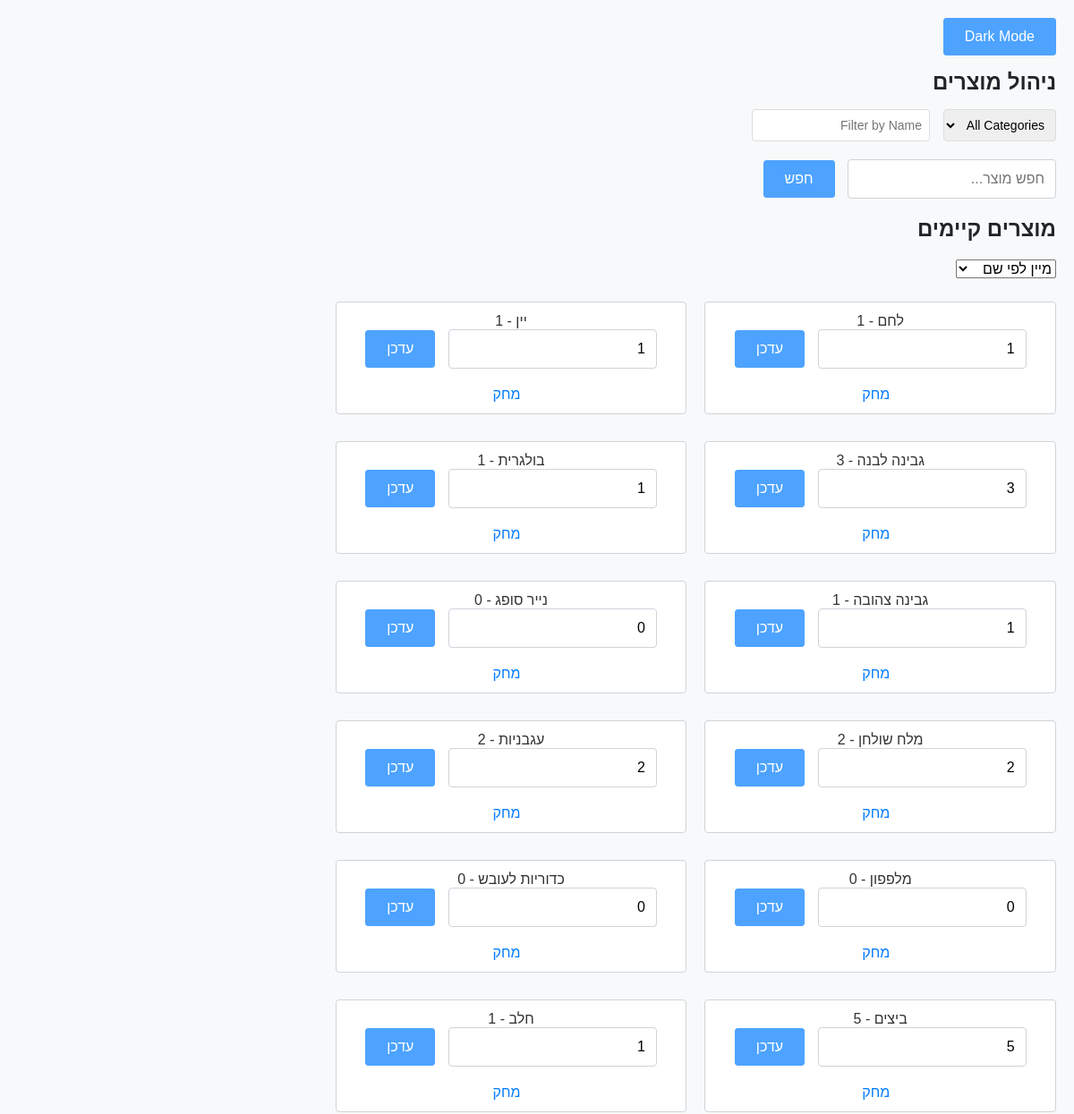
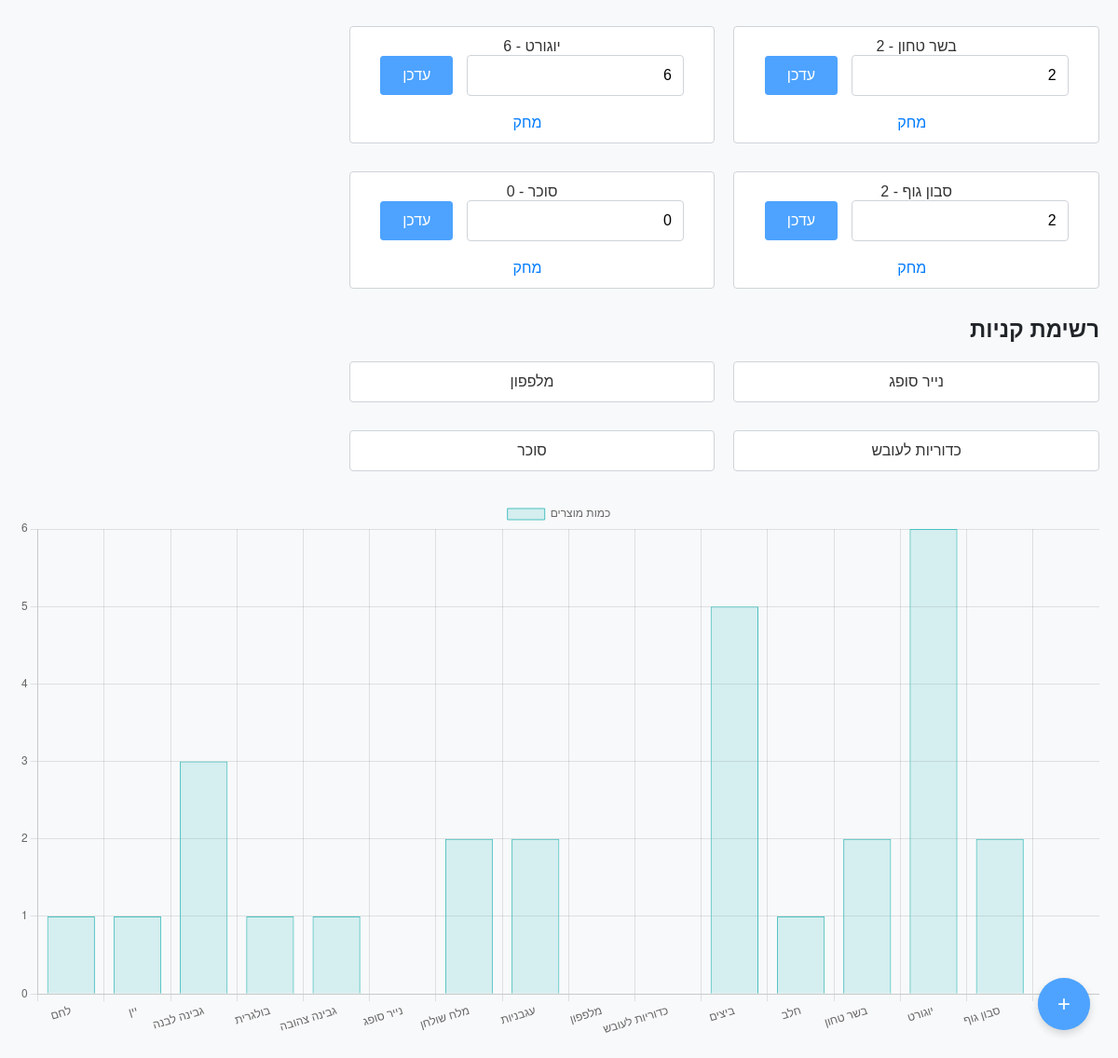
Before: / with the older database file (2 pictures, top to bottom).
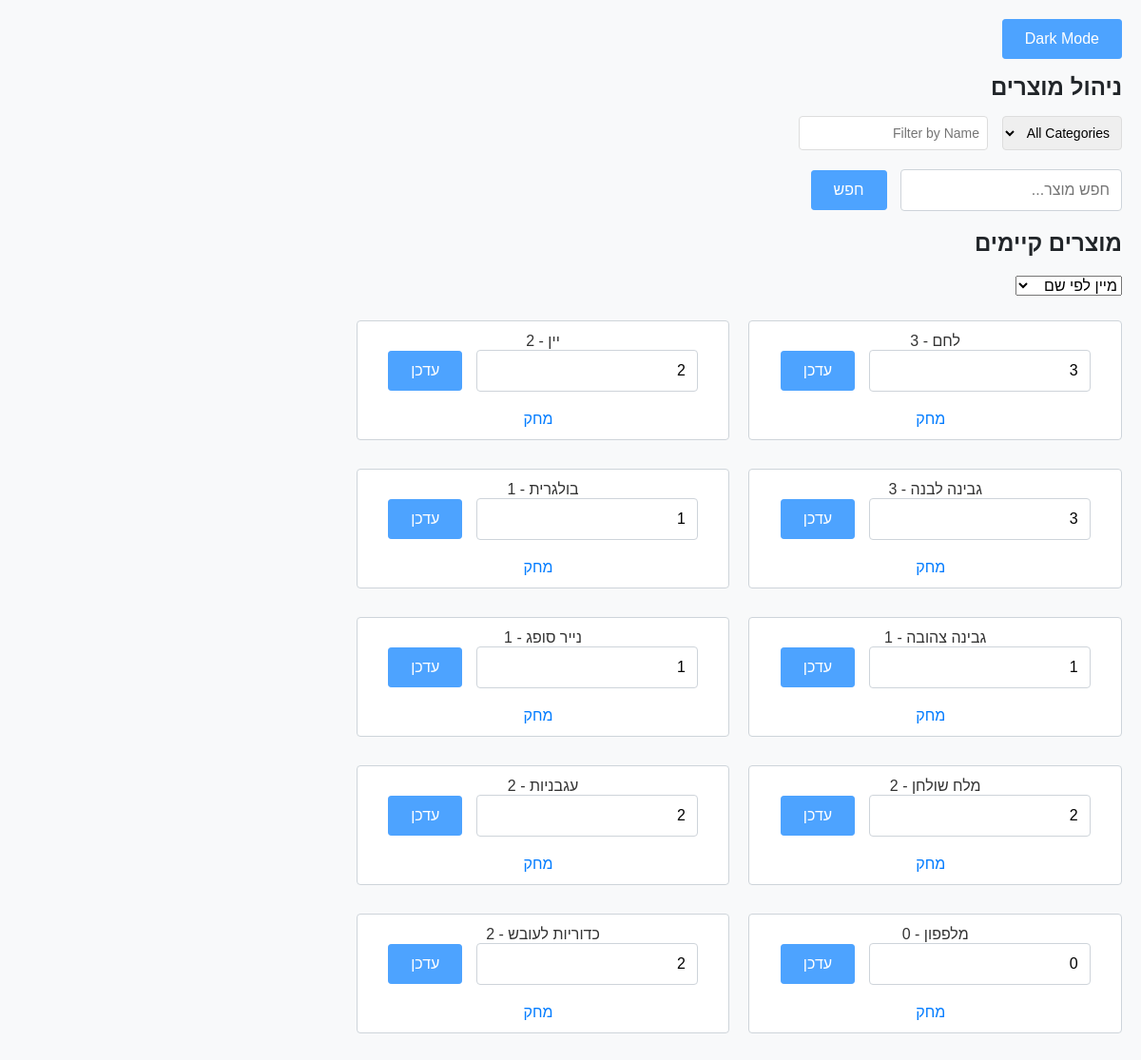
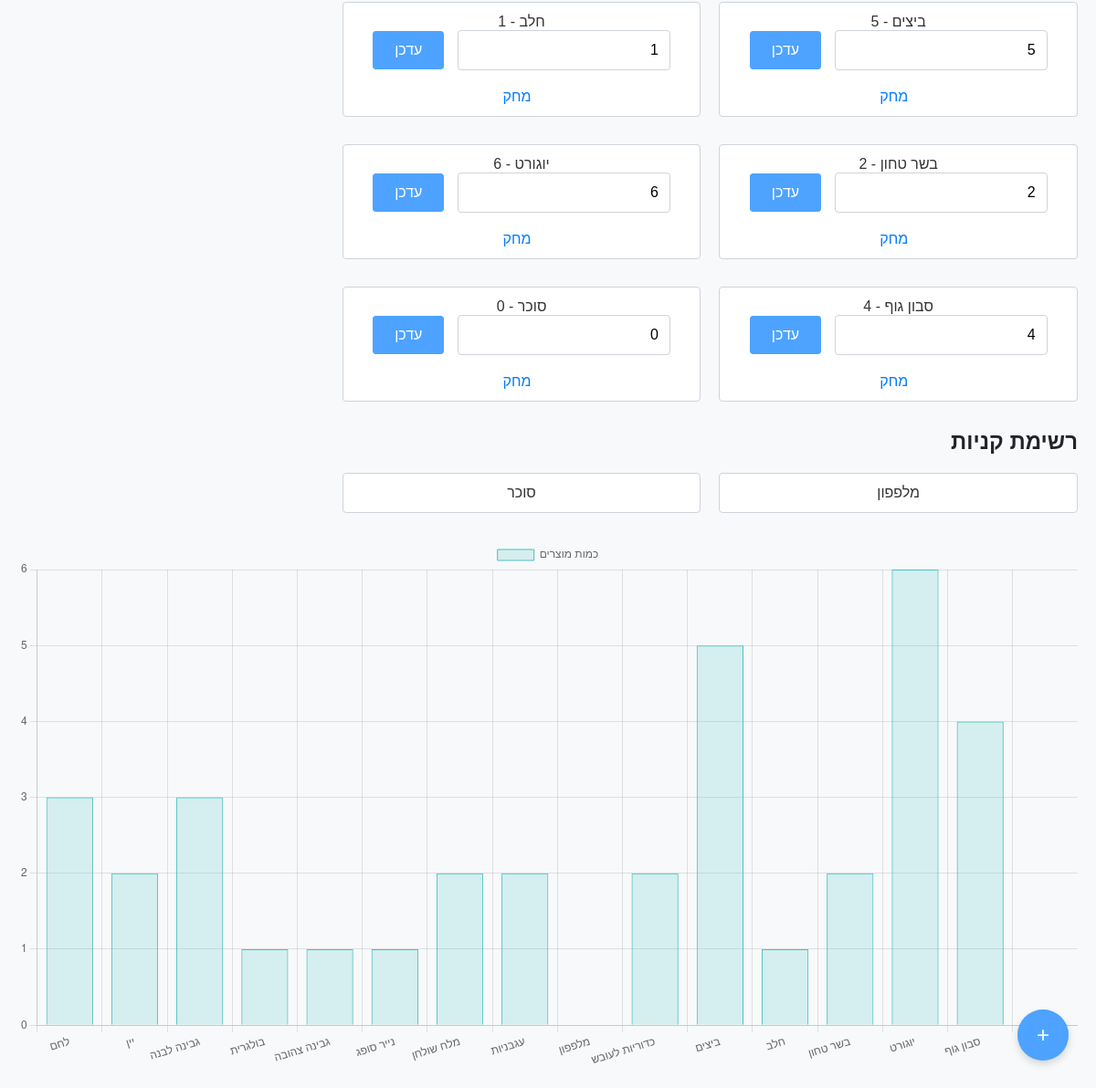
After: the same page with the newer database file (2 pictures, top to bottom).
### tables this page shows
CREATE TABLE products (
            id INTEGER PRIMARY KEY,
            name TEXT NOT NULL,
            quantity INTEGER NOT NULL
        );

### app/views.py (the view)
@product_bp.route('/')
def index():
    products = ProductController.get_all_products()
    shopping_list = ProductController.get_shopping_list()
    return render_template('index.html', products=products, shopping_list=shopping_list)

### app/controllers.py (called while the page is built)
    @staticmethod
    def get_all_products():
        return Database.get_all_products()

    @staticmethod
    def get_shopping_list():
        return Database.get_shopping_list()

### app/models.py (called while the page is built)
    @staticmethod
    def connect_db():
        return sqlite3.connect('inventory.db')

    @staticmethod
    def get_all_products():
        conn = Database.connect_db()
        c = conn.cursor()
        c.execute('SELECT * FROM products')
        products = c.fetchall()
        conn.close()
        return products

    @staticmethod
    def get_shopping_list():
        conn = Database.connect_db()
        c = conn.cursor()
        c.execute(
            'SELECT products.id, products.name FROM products JOIN shopping_list ON products.id = '
            'shopping_list.product_id')
        shopping_list = c.fetchall()
        conn.close()
        return shopping_list

### templates/index.html (shortened to what this page needs)
<!DOCTYPE html>
<html lang="he" dir="rtl">
<head>
    <link rel="stylesheet" href="{{ url_for('static', filename='styles.css') }}">
</head>
<body>
    <button id="dark-mode-toggle" title="Toggle Dark Mode">Dark Mode</button>
    <button class="fab" title="Add Product" onclick="openModal()">+</button>
    <h1 id="main-title">ניהול מוצרים</h1>
    <div class="filter-menu">
        <select id="filter-category" onchange="filterProducts()">
            <option value="all">All Categories</option>
        </select>
        <input type="text" id="filter-name" placeholder="Filter by Name" oninput="filterProducts()">
    </div>
    <form id="search-form" action="{{ url_for('product.search_products') }}" method="get">
        <input type="text" name="query" placeholder="חפש מוצר..." title="Enter the name of the product to search">
        <button type="submit" title="Click to search for the product">חפש</button>
    </form>
    <h2 id="existing-products">מוצרים קיימים</h2>
    <select id="sort-select" title="Sort products by name or quantity">
        <option value="name">מיין לפי שם</option>
    </select>
    <ul id="product-list">
        {% for product in products %}
            <li data-category="category1" data-name="{{ product[1] }}">
                {{ product[1] }} - {{ product[2] }}
                <form action="{{ url_for('product.update_product') }}" method="post" style="display: inline;">
                    <input type="number" name="quantity" value="{{ product[2] }}" min="0" required title="Update the product quantity">
                    <button type="submit" title="Update product quantity">עדכן</button>
                </form>
                <a href="{{ url_for('product.delete_product', product_id=product[0]) }}" title="Delete this product">מחק</a>
            </li>
        {% endfor %}
    </ul>
    <h2 id="shopping-list">רשימת קניות</h2>
    <ul>
        {% for item in shopping_list %}
            <li title="Item on your shopping list">{{ item[1] }}</li>
        {% endfor %}
    </ul>
    <canvas id="productChart"></canvas>
</body>
</html>

Changed rows visible on the page:
no longer on one of the page's lists (row edited): products: name "נייר סופג"
no longer on one of the page's lists (row edited): products: name "כדוריות לעובש"
changed products "לחם": quantity "1" → "3"
changed products "יין": quantity "1" → "2"
changed products "נייר סופג": quantity "0" → "1"
changed products "כדוריות לעובש": quantity "0" → "2"
changed products "סבון גוף": quantity "2" → "4"
Other visible differences:
chart data {{ products|map(attribute=2)|list|tojson }}: [1, 1, 3, 1, 1, 0, 2, 2, 0, 0, 5, 1, 2, 6, 2, 0] → [3, 2, 3, 1, 1, 1, 2, 2, 0, 2, 5, 1, 2, 6, 4, 0]
